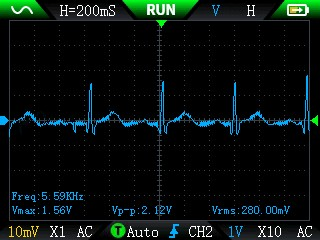
#> input picture persistencia/data/analise/9_20260520_091927.jpg, 320 x 240 px
$ python -i extracao_caracteristicas.py   (imports and definitions only)
#> lines starting #> are read from the running program, lines starting #| are printed output that depends on the picture
import cv2
import numpy as np


def extrair_caracteristicas(caminho_imagem):
    """
    Extrai características simples da imagem:
    - médias de cor
    - desvio padrão de cor
    - histograma de cor
    """

    imagem = cv2.imread(caminho_imagem)
#> imagem is the input picture: shape (240, 320, 3); mean B, G, R 15.6, 17.4, 9.6

    if imagem is None:
        raise ValueError(f"Não foi possível carregar a imagem: {caminho_imagem}")

    # Redimensiona para padronizar
    imagem = cv2.resize(imagem, (224, 224))
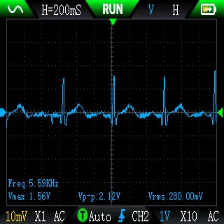
#> imagem: shape (224, 224, 3); mean B, G, R 15.6, 17.4, 9.6

    # Converte BGR para HSV
    hsv = cv2.cvtColor(imagem, cv2.COLOR_BGR2HSV)
#> hsv: shape (224, 224, 3); mean H, S, V 42.9, 86.2, 20.4

    # Médias dos canais HSV
    media_h = np.mean(hsv[:, :, 0])
#> media_h = 42.88
    media_s = np.mean(hsv[:, :, 1])
#> media_s = 86.2
    media_v = np.mean(hsv[:, :, 2])
#> media_v = 20.38

    # Desvios dos canais HSV
    desvio_h = np.std(hsv[:, :, 0])
#> desvio_h = 52.79
    desvio_s = np.std(hsv[:, :, 1])
#> desvio_s = 109.9
    desvio_v = np.std(hsv[:, :, 2])
#> desvio_v = 47.36

    # Histograma HSV simplificado
    hist_h = cv2.calcHist([hsv], [0], None, [16], [0, 180]).flatten()
#> hist_h = [28210, 329, 560, 160, 398, 3935, 900, 480, 2889, 4653, 4995, 783, 648, 474, 475, 287]
    hist_s = cv2.calcHist([hsv], [1], None, [16], [0, 256]).flatten()
#> hist_s = [27635, 1445, 1347, 572, 435, 456, 342, 280, 1087, 620, 1001, 849, 776, 907, 722, 11702]
    hist_v = cv2.calcHist([hsv], [2], None, [16], [0, 256]).flatten()
#> hist_v = [38872, 2837, 2444, 1294, 638, 523, 370, 376, 386, 329, 415, 321, 319, 338, 327, 387]

    # Normaliza histogramas
    hist_h = hist_h / hist_h.sum()
#> hist_h = [0.562, 0.00656, 0.0112, 0.00319, 0.00793, 0.0784, 0.0179, 0.00957, 0.0576, 0.0927, 0.0995, 0.0156, 0.0129, 0.00945, 0.00947, 0.00572]
    hist_s = hist_s / hist_s.sum()
#> hist_s = [0.551, 0.0288, 0.0268, 0.0114, 0.00867, 0.00909, 0.00682, 0.00558, 0.0217, 0.0124, 0.0199, 0.0169, 0.0155, 0.0181, 0.0144, 0.233]
    hist_v = hist_v / hist_v.sum()
#> hist_v = [0.775, 0.0565, 0.0487, 0.0258, 0.0127, 0.0104, 0.00737, 0.00749, 0.00769, 0.00656, 0.00827, 0.0064, 0.00636, 0.00674, 0.00652, 0.00771]

    caracteristicas = np.concatenate([
        [media_h, media_s, media_v],
        [desvio_h, desvio_s, desvio_v],
        hist_h,
        hist_s,
        hist_v
    ])
#> caracteristicas = 54 values, max 109.9 at index 4, min 0.00319 at index 9, mean 6.71

    return caracteristicas

>>> result = extrair_caracteristicas('../persistencia/data/analise/9_20260520_091927.jpg')
#> result has the same summary as caracteristicas in extrair_caracteristicas
